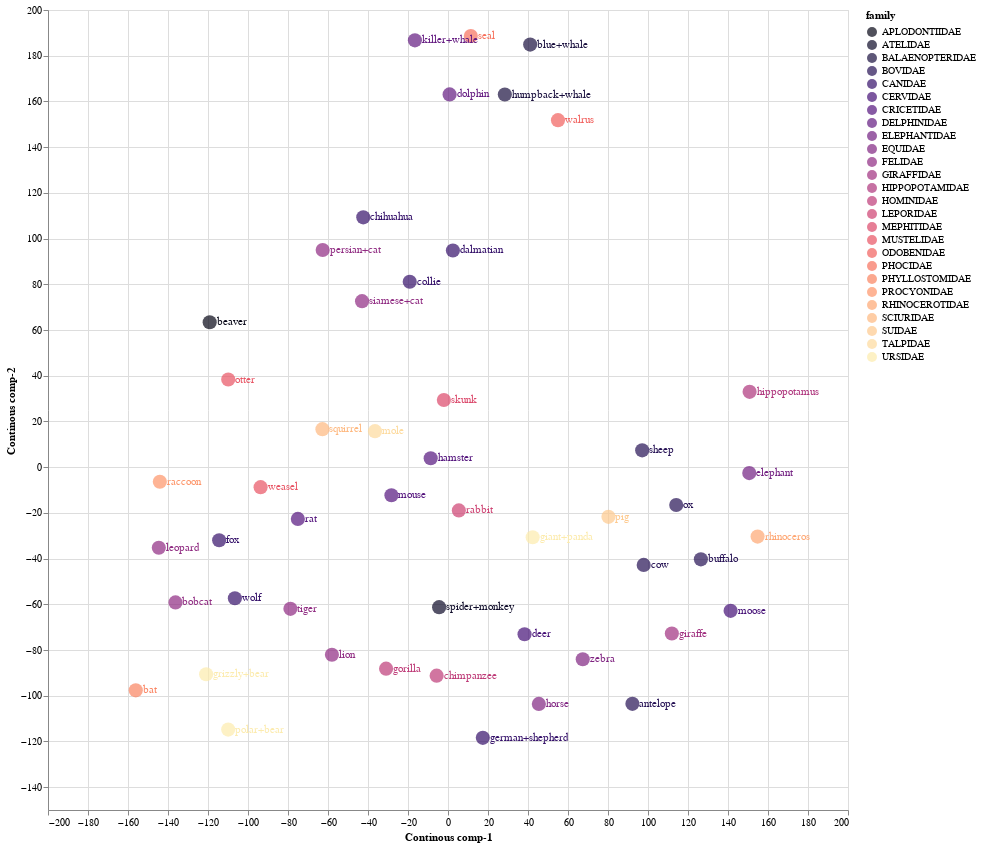

The notebook cell this image was saved under:
### Code cell
source = tsne_continous_df1

points = alt.Chart(source).mark_circle(size=200).encode(
    x='Continous comp-1:Q',
    y='Continous comp-2:Q',
    color=alt.Color('family:N', scale=alt.Scale(scheme='Magma'))
    ).properties(
    width=800,
    height=800
)

text = points.mark_text(
    align='left',
    baseline='middle',
    dx=7
).encode(
    text='index:N'
)

points.interactive() + text

### Figure 1 — Vega-Lite specification as saved in the notebook (floating-point values rounded to 4 significant figures)
{"config": {"view": {"continuousWidth": 400, "continuousHeight": 300}}, "layer": [{"mark": {"type": "circle", "size": 200}, "encoding": {"color": {"field": "family", "scale": {"scheme": "Magma"}, "type": "nominal"}, "x": {"field": "Continous comp-1", "type": "quantitative"}, "y": {"field": "Continous comp-2", "type": "quantitative"}}, "height": 800, "selection": {"selector002": {"type": "interval", "bind": "scales", "encodings": ["x", "y"]}}, "width": 800}, {"mark": {"type": "text", "align": "left", "baseline": "middle", "dx": 7}, "encoding": {"color": {"field": "family", "scale": {"scheme": "Magma"}, "type": "nominal"}, "text": {"field": "index", "type": "nominal"}, "x": {"field": "Continous comp-1", "type": "quantitative"}, "y": {"field": "Continous comp-2", "type": "quantitative"}}, "height": 800, "width": 800}], "data": {"name": "data-082acf05403bf968f42a1a186d0aa7bd"}, "$schema": "https://vega.github.io/schema/vega-lite/v4.17.0.json", "datasets": {"data-082acf05403bf968f42a1a186d0aa7bd": [{"Continous comp-1": 92.21, "Continous comp-2": -103.6, "index": "antelope", "order": "ARTIODACTYLA", "family": "BOVIDAE", "K_mean": 23}, {"Continous comp-1": -120.9, "Continous comp-2": -90.62, "index": "grizzly+bear", "order": "CARNIVORA", "family": "URSIDAE", "K_mean": 13}, {"Continous comp-1": -16.54, "Continous comp-2": 186.7, "index": "killer+whale", "order": "ARTIODACTYLA", "family": "DELPHINIDAE", "K_mean": 16}, {"Continous comp-1": -119.2, "Continous comp-2": 63.4, "index": "beaver", "order": "RODENTIA", "family": "APLODONTIIDAE", "K_mean": 9}, {"Continous comp-1": 2.444, "Continous comp-2": 94.78, "index": "dalmatian", "order": "CARNIVORA", "family": "CANIDAE", "K_mean": 4}, {"Continous comp-1": -62.66, "Continous comp-2": 95.02, "index": "persian+cat", "order": "CARNIVORA", "family": "FELIDAE", "K_mean": 14}, {"Continous comp-1": 45.42, "Continous comp-2": -103.6, "index": "horse", "order": "PERISSODACTYLA", "family": "EQUIDAE", "K_mean": 7}, {"Continous comp-1": 17.41, "Continous comp-2": -118.4, "index": "german+shepherd", "order": "CARNIVORA", "family": "CANIDAE", "K_mean": 7}, {"Continous comp-1": 41.09, "Continous comp-2": 184.9, "index": "blue+whale", "order": "ARTIODACTYLA", "family": "BALAENOPTERIDAE", "K_mean": 20}, {"Continous comp-1": -42.98, "Continous comp-2": 72.6, "index": "siamese+cat", "order": "CARNIVORA", "family": "FELIDAE", "K_mean": 4}, {"Continous comp-1": -2.072, "Continous comp-2": 29.38, "index": "skunk", "order": "CARNIVORA", "family": "MEPHITIDAE", "K_mean": 3}, {"Continous comp-1": -36.5, "Continous comp-2": 15.76, "index": "mole", "order": "EULIPOTYPHLA", "family": "TALPIDAE", "K_mean": 3}, {"Continous comp-1": -78.79, "Continous comp-2": -61.99, "index": "tiger", "order": "CARNIVORA", "family": "FELIDAE", "K_mean": 19}, {"Continous comp-1": 150.8, "Continous comp-2": 32.95, "index": "hippopotamus", "order": "ARTIODACTYLA", "family": "HIPPOPOTAMIDAE", "K_mean": 18}, {"Continous comp-1": -144.6, "Continous comp-2": -35.29, "index": "leopard", "order": "CARNIVORA", "family": "FELIDAE", "K_mean": 5}, {"Continous comp-1": 141.3, "Continous comp-2": -62.86, "index": "moose", "order": "ARTIODACTYLA", "family": "CERVIDAE", "K_mean": 12}, {"Continous comp-1": -4.431, "Continous comp-2": -61.26, "index": "spider+monkey", "order": "PRIMATES", "family": "ATELIDAE", "K_mean": 23}, {"Continous comp-1": 28.41, "Continous comp-2": 163.0, "index": "humpback+whale", "order": "ARTIODACTYLA", "family": "BALAENOPTERIDAE", "K_mean": 20}, {"Continous comp-1": 150.6, "Continous comp-2": -2.596, "index": "elephant", "order": "PROBOSCIDEA", "family": "ELEPHANTIDAE", "K_mean": 2}, {"Continous comp-1": -30.96, "Continous comp-2": -88.15, "index": "gorilla", "order": "PRIMATES", "family": "HOMINIDAE", "K_mean": 1}, {"Continous comp-1": 114.1, "Continous comp-2": -16.58, "index": "ox", "order": "ARTIODACTYLA", "family": "BOVIDAE", "K_mean": 6}, {"Continous comp-1": -114.4, "Continous comp-2": -32.0, "index": "fox", "order": "CARNIVORA", "family": "CANIDAE", "K_mean": 5}, {"Continous comp-1": 97.1, "Continous comp-2": 7.35, "index": "sheep", "order": "ARTIODACTYLA", "family": "BOVIDAE", "K_mean": 6}, {"Continous comp-1": 11.41, "Continous comp-2": 188.6, "index": "seal", "order": "CARNIVORA", "family": "PHOCIDAE", "K_mean": 0}, {"Continous comp-1": -5.675, "Continous comp-2": -91.23, "index": "chimpanzee", "order": "PRIMATES", "family": "HOMINIDAE", "K_mean": 1}, {"Continous comp-1": -8.651, "Continous comp-2": 3.893, "index": "hamster", "order": "RODENTIA", "family": "CRICETIDAE", "K_mean": 17}, {"Continous comp-1": -62.79, "Continous comp-2": 16.63, "index": "squirrel", "order": "RODENTIA", "family": "SCIURIDAE", "K_mean": 3}, {"Continous comp-1": 154.8, "Continous comp-2": -30.37, "index": "rhinoceros", "order": "PERISSODACTYLA", "family": "RHINOCEROTIDAE", "K_mean": 2}, {"Continous comp-1": 5.425, "Continous comp-2": -18.94, "index": "rabbit", "order": "LAGOMORPHA", "family": "LEPORIDAE", "K_mean": 15}, {"Continous comp-1": -156.1, "Continous comp-2": -97.64, "index": "bat", "order": "CHIROPTERA", "family": "PHYLLOSTOMIDAE", "K_mean": 11}, {"Continous comp-1": 111.9, "Continous comp-2": -72.79, "index": "giraffe", "order": "ARTIODACTYLA", "family": "GIRAFFIDAE", "K_mean": 12}, {"Continous comp-1": -106.6, "Continous comp-2": -57.34, "index": "wolf", "order": "CARNIVORA", "family": "CANIDAE", "K_mean": 19}, {"Continous comp-1": -42.36, "Continous comp-2": 109.3, "index": "chihuahua", "order": "CARNIVORA", "family": "CANIDAE", "K_mean": 14}, {"Continous comp-1": -75.07, "Continous comp-2": -22.64, "index": "rat", "order": "RODENTIA", "family": "CRICETIDAE", "K_mean": 8}, {"Continous comp-1": -93.7, "Continous comp-2": -8.764, "index": "weasel", "order": "CARNIVORA", "family": "MUSTELIDAE", "K_mean": 8}, {"Continous comp-1": -109.9, "Continous comp-2": 38.33, "index": "otter", "order": "CARNIVORA", "family": "MUSTELIDAE", "K_mean": 21}, {"Continous comp-1": 126.4, "Continous comp-2": -40.35, "index": "buffalo", "order": "ARTIODACTYLA", "family": "BOVIDAE", "K_mean": 12}, {"Continous comp-1": 67.38, "Continous comp-2": -84.07, "index": "zebra", "order": "PERISSODACTYLA", "family": "EQUIDAE", "K_mean": 23}, {"Continous comp-1": 42.34, "Continous comp-2": -30.66, "index": "giant+panda", "order": "CARNIVORA", "family": "URSIDAE", "K_mean": 10}, {"Continous comp-1": 38.27, "Continous comp-2": -73.12, "index": "deer", "order": "ARTIODACTYLA", "family": "CERVIDAE", "K_mean": 23}, {"Continous comp-1": -136.3, "Continous comp-2": -59.17, "index": "bobcat", "order": "CARNIVORA", "family": "FELIDAE", "K_mean": 5}, {"Continous comp-1": 80.22, "Continous comp-2": -21.73, "index": "pig", "order": "ARTIODACTYLA", "family": "SUIDAE", "K_mean": 6}, {"Continous comp-1": -58.04, "Continous comp-2": -82.06, "index": "lion", "order": "CARNIVORA", "family": "FELIDAE", "K_mean": 1}, {"Continous comp-1": -28.28, "Continous comp-2": -12.28, "index": "mouse", "order": "RODENTIA", "family": "CRICETIDAE", "K_mean": 17}, {"Continous comp-1": -109.9, "Continous comp-2": -114.8, "index": "polar+bear", "order": "CARNIVORA", "family": "URSIDAE", "K_mean": 13}, {"Continous comp-1": -19.13, "Continous comp-2": 81.11, "index": "collie", "order": "CARNIVORA", "family": "CANIDAE", "K_mean": 4}, {"Continous comp-1": 55.0, "Continous comp-2": 151.8, "index": "walrus", "order": "CARNIVORA", "family": "ODOBENIDAE", "K_mean": 22}, {"Continous comp-1": -144.1, "Continous comp-2": -6.396, "index": "raccoon", "order": "CARNIVORA", "family": "PROCYONIDAE", "K_mean": 5}, {"Continous comp-1": 97.85, "Continous comp-2": -42.78, "index": "cow", "order": "ARTIODACTYLA", "family": "BOVIDAE", "K_mean": 6}, {"Continous comp-1": 0.7982, "Continous comp-2": 163.1, "index": "dolphin", "order": "ARTIODACTYLA", "family": "DELPHINIDAE", "K_mean": 0}]}}
